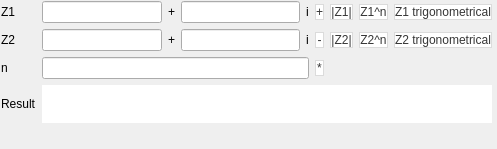
<?xml version="1.0" encoding="UTF-8"?>
<ui version="4.0">
 <class>MainWindow</class>
 <widget class="QMainWindow" name="MainWindow">
  <property name="geometry">
   <rect>
    <x>0</x>
    <y>0</y>
    <width>497</width>
    <height>149</height>
   </rect>
  </property>
  <property name="windowTitle">
   <string>MainWindow</string>
  </property>
  <property name="windowIcon">
   <iconset resource="resource.qrc">
    <normaloff>:/icons/res/baseline_functions_black_24dp.png</normaloff>:/icons/res/baseline_functions_black_24dp.png</iconset>
  </property>
  <widget class="QWidget" name="centralwidget">
   <widget class="QWidget" name="layoutWidget">
    <property name="geometry">
     <rect>
      <x>1</x>
      <y>1</y>
      <width>491</width>
      <height>122</height>
     </rect>
    </property>
    <layout class="QGridLayout" name="gridLayout">
     <item row="0" column="7">
      <widget class="QPushButton" name="pushButton_Z1_pow_n">
       <property name="styleSheet">
        <string notr="true">QPushButton{
  background-color: #fff;
  border: 1px solid #dbdbdb;
  border-radius: .375em;
  color: #363636;
  font-family: &quot;Segoe UI&quot;;
  font-size: 1rem;
  height: 2.5em;
  line-height: 1.5;
  padding: calc(0.5em - 1px) 1em;
  position: relative;
  text-align: center;
  vertical-align: top;
  white-space: nowrap;
}

QPushButton::pressed {
  border-color: #4a4a4a;
  outline: 0;
}
</string>
       </property>
       <property name="text">
        <string>Z1^n</string>
       </property>
      </widget>
     </item>
     <item row="0" column="5">
      <widget class="QPushButton" name="pushButton_plus">
       <property name="styleSheet">
        <string notr="true">QPushButton{
  background-color: #fff;
  border: 1px solid #dbdbdb;
  border-radius: .375em;
  color: #363636;
  font-family: &quot;Segoe UI&quot;;
  font-size: 1rem;
  height: 2.5em;
  line-height: 1.5;
  padding: calc(0.5em - 1px) 1em;
  position: relative;
  text-align: center;
  vertical-align: top;
  white-space: nowrap;
}

QPushButton::pressed {
  border-color: #4a4a4a;
  outline: 0;
}
</string>
       </property>
       <property name="text">
        <string>+</string>
       </property>
      </widget>
     </item>
     <item row="1" column="6">
      <widget class="QPushButton" name="pushButton_mod_Z2">
       <property name="styleSheet">
        <string notr="true">QPushButton{
  background-color: #fff;
  border: 1px solid #dbdbdb;
  border-radius: .375em;
  color: #363636;
  font-family: &quot;Segoe UI&quot;;
  font-size: 1rem;
  height: 2.5em;
  line-height: 1.5;
  padding: calc(0.5em - 1px) 1em;
  position: relative;
  text-align: center;
  vertical-align: top;
  white-space: nowrap;
}

QPushButton::pressed {
  border-color: #4a4a4a;
  outline: 0;
}
</string>
       </property>
       <property name="text">
        <string>|Z2|</string>
       </property>
      </widget>
     </item>
     <item row="1" column="7">
      <widget class="QPushButton" name="pushButton_Z2_pow_n">
       <property name="styleSheet">
        <string notr="true">QPushButton{
  background-color: #fff;
  border: 1px solid #dbdbdb;
  border-radius: .375em;
  color: #363636;
  font-family: &quot;Segoe UI&quot;;
  font-size: 1rem;
  height: 2.5em;
  line-height: 1.5;
  padding: calc(0.5em - 1px) 1em;
  position: relative;
  text-align: center;
  vertical-align: top;
  white-space: nowrap;
}

QPushButton::pressed {
  border-color: #4a4a4a;
  outline: 0;
}
</string>
       </property>
       <property name="text">
        <string>Z2^n</string>
       </property>
      </widget>
     </item>
     <item row="1" column="0">
      <widget class="QLabel" name="lbl_Z2">
       <property name="text">
        <string>Z2</string>
       </property>
      </widget>
     </item>
     <item row="2" column="0">
      <widget class="QLabel" name="lbl_n">
       <property name="text">
        <string>n</string>
       </property>
      </widget>
     </item>
     <item row="0" column="2">
      <widget class="QLabel" name="lbl_Z1_3">
       <property name="text">
        <string>+</string>
       </property>
      </widget>
     </item>
     <item row="0" column="4">
      <widget class="QLabel" name="lbl_Z1_2">
       <property name="text">
        <string>i</string>
       </property>
      </widget>
     </item>
     <item row="0" column="0">
      <widget class="QLabel" name="lbl_Z1">
       <property name="text">
        <string>Z1</string>
       </property>
      </widget>
     </item>
     <item row="0" column="8">
      <widget class="QPushButton" name="pushButton_Z1_trm_Form">
       <property name="styleSheet">
        <string notr="true">QPushButton{
  background-color: #fff;
  border: 1px solid #dbdbdb;
  border-radius: .375em;
  color: #363636;
  font-family: &quot;Segoe UI&quot;;
  font-size: 1rem;
  height: 2.5em;
  line-height: 1.5;
  padding: calc(0.5em - 1px) 1em;
  position: relative;
  text-align: center;
  vertical-align: top;
  white-space: nowrap;
}

QPushButton::pressed {
  border-color: #4a4a4a;
  outline: 0;
}
</string>
       </property>
       <property name="text">
        <string>Z1 trigonometrical</string>
       </property>
      </widget>
     </item>
     <item row="1" column="5">
      <widget class="QPushButton" name="pushButton_minus">
       <property name="styleSheet">
        <string notr="true">QPushButton{
  background-color: #fff;
  border: 1px solid #dbdbdb;
  border-radius: .375em;
  color: #363636;
  font-family: &quot;Segoe UI&quot;;
  font-size: 1rem;
  height: 2.5em;
  line-height: 1.5;
  padding: calc(0.5em - 1px) 1em;
  position: relative;
  text-align: center;
  vertical-align: top;
  white-space: nowrap;
}

QPushButton::pressed {
  border-color: #4a4a4a;
  outline: 0;
}
</string>
       </property>
       <property name="text">
        <string>-</string>
       </property>
      </widget>
     </item>
     <item row="0" column="6">
      <widget class="QPushButton" name="pushButton_mod_Z1">
       <property name="styleSheet">
        <string notr="true">QPushButton{
  background-color: #fff;
  border: 1px solid #dbdbdb;
  border-radius: .375em;
  color: #363636;
  font-family: &quot;Segoe UI&quot;;
  font-size: 1rem;
  height: 2.5em;
  line-height: 1.5;
  padding: calc(0.5em - 1px) 1em;
  position: relative;
  text-align: center;
  vertical-align: top;
  white-space: nowrap;
}

QPushButton::pressed {
  border-color: #4a4a4a;
  outline: 0;
}
</string>
       </property>
       <property name="text">
        <string>|Z1|</string>
       </property>
      </widget>
     </item>
     <item row="1" column="3">
      <widget class="QLineEdit" name="lineEdit_Z2_i"/>
     </item>
     <item row="0" column="1">
      <widget class="QLineEdit" name="lineEdit_Z1_r"/>
     </item>
     <item row="1" column="1">
      <widget class="QLineEdit" name="lineEdit_Z2_r"/>
     </item>
     <item row="0" column="3">
      <widget class="QLineEdit" name="lineEdit_Z1_i"/>
     </item>
     <item row="1" column="2">
      <widget class="QLabel" name="lbl_Z1_4">
       <property name="text">
        <string>+</string>
       </property>
      </widget>
     </item>
     <item row="2" column="5">
      <widget class="QPushButton" name="pushButton_mult">
       <property name="styleSheet">
        <string notr="true">QPushButton{
  background-color: #fff;
  border: 1px solid #dbdbdb;
  border-radius: .375em;
  color: #363636;
  font-family: &quot;Segoe UI&quot;;
  font-size: 1rem;
  height: 2.5em;
  line-height: 1.5;
  padding: calc(0.5em - 1px) 1em;
  position: relative;
  text-align: center;
  vertical-align: top;
  white-space: nowrap;
}

QPushButton::pressed {
  border-color: #4a4a4a;
  outline: 0;
}
</string>
       </property>
       <property name="text">
        <string>*</string>
       </property>
      </widget>
     </item>
     <item row="1" column="8">
      <widget class="QPushButton" name="pushButton_Z2_trmForm">
       <property name="styleSheet">
        <string notr="true">QPushButton{
  background-color: #fff;
  border: 1px solid #dbdbdb;
  border-radius: .375em;
  color: #363636;
  font-family: &quot;Segoe UI&quot;;
  font-size: 1rem;
  height: 2.5em;
  line-height: 1.5;
  padding: calc(0.5em - 1px) 1em;
  position: relative;
  text-align: center;
  vertical-align: top;
  white-space: nowrap;
}

QPushButton::pressed {
  border-color: #4a4a4a;
  outline: 0;
}
</string>
       </property>
       <property name="text">
        <string>Z2 trigonometrical</string>
       </property>
      </widget>
     </item>
     <item row="1" column="4">
      <widget class="QLabel" name="lbl_Z2_2">
       <property name="text">
        <string>i</string>
       </property>
      </widget>
     </item>
     <item row="3" column="0">
      <widget class="QLabel" name="label_name_result">
       <property name="text">
        <string>Result</string>
       </property>
      </widget>
     </item>
     <item row="3" column="1" colspan="8">
      <widget class="QLabel" name="label_result">
       <property name="styleSheet">
        <string notr="true">background-color: rgb(255, 255, 255);</string>
       </property>
       <property name="text">
        <string/>
       </property>
      </widget>
     </item>
     <item row="2" column="1" colspan="4">
      <widget class="QLineEdit" name="lineEdit_n"/>
     </item>
    </layout>
   </widget>
  </widget>
  <widget class="QMenuBar" name="menubar">
   <property name="geometry">
    <rect>
     <x>0</x>
     <y>0</y>
     <width>497</width>
     <height>17</height>
    </rect>
   </property>
  </widget>
  <action name="actioninfo">
   <property name="text">
    <string>info</string>
   </property>
  </action>
 </widget>
 <resources>
  <include location="resource.qrc"/>
 </resources>
 <connections/>
</ui>
